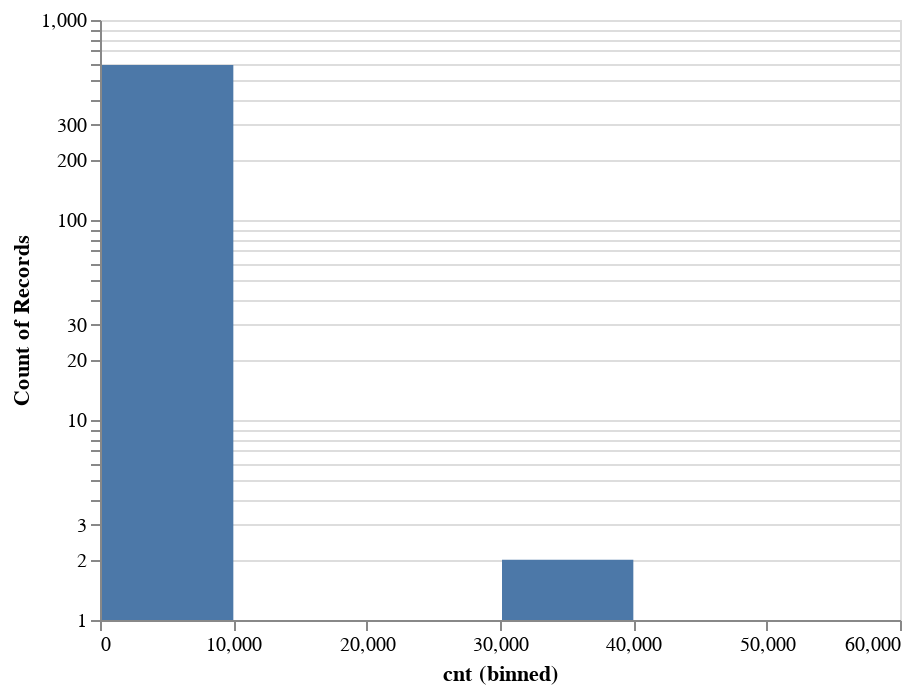

Source (notebook cell):
### Code cell
alt.Chart(data).mark_bar().encode(
    x= alt.X("cnt", bin=True),
    y= alt.Y("count()", scale=alt.Scale(type="log"))
)

### Figure 1 — Vega-Lite specification as saved in the notebook (floating-point values rounded to 4 significant figures; data arrays with more than 128 entries replaced by an {"elided": "..."} marker saying what was removed)
{"config": {"view": {"continuousWidth": 400, "continuousHeight": 300}}, "data": {"name": "data-7aeaab40fb5c70e1560c1c70a390cfa2"}, "mark": "bar", "encoding": {"x": {"bin": true, "field": "cnt", "type": "quantitative"}, "y": {"aggregate": "count", "scale": {"type": "log"}, "type": "quantitative"}}, "$schema": "https://vega.github.io/schema/vega-lite/v4.17.0.json", "datasets": {"data-7aeaab40fb5c70e1560c1c70a390cfa2": {"elided": "600 records"}}}
